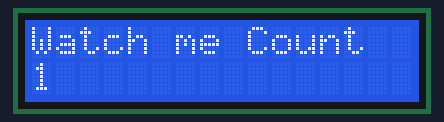
Simulated run of this sketch. Board: Arduino Uno, built with avr-gcc and run on an emulated ATmega328P. Parts: 16×2 character LCD.

Above: at 0.1 s.
At 1.1 s:
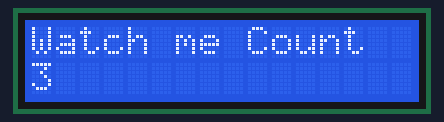
At 1.6 s:
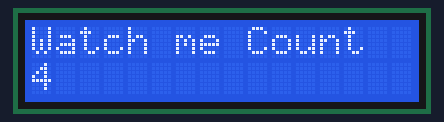
At 2.6 s:
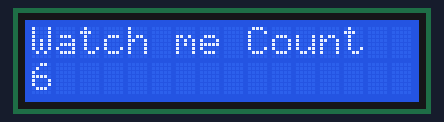
At 4.1 s:
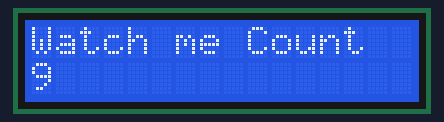
At 5.6 s:
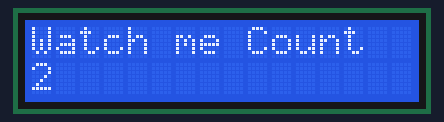

Measured:
- by itself, everything shown: repeats every 5.0 s, in 11 steps
- what the display in image 1 shows lasts 0.5 s, from 1.1 s to 1.6 s

The sketch:

LCD_Intro.ino
```cpp
//Control and LCD disply
//Connect a potentiometer to control birghtness of display (characters should be nice and visible)

#include <LiquidCrystal.h>
int rs=7; //register select
int en=8;
int d4=9;
int d5=10;
int d6=11;
int d7=12;
LiquidCrystal lcd(rs,en,d4,d5,d6,d7); //How to tell the arduino how we have connected the lcd
void setup() {
  // 16=coloumns, 2=ros
  lcd.begin(16,2);
}

void loop() {
  //Always gotta tell lcd where to place the cursor (upper left)
  lcd.setCursor(0,0);
  //First part of lesson - test connection of LCD
  //  lcd.print("Hello World");
  lcd.print("Watch me Count");
  for (int j=1;j<=10;j=j+1){
    lcd.setCursor(0,1); //This will print to the next line
    lcd.print(j);
    delay(500);
 }
  lcd.clear();

  //For anyone who speeds ahead, do a quick calculator! Ask for two inputs, an operator and display it nicely.
}
```
